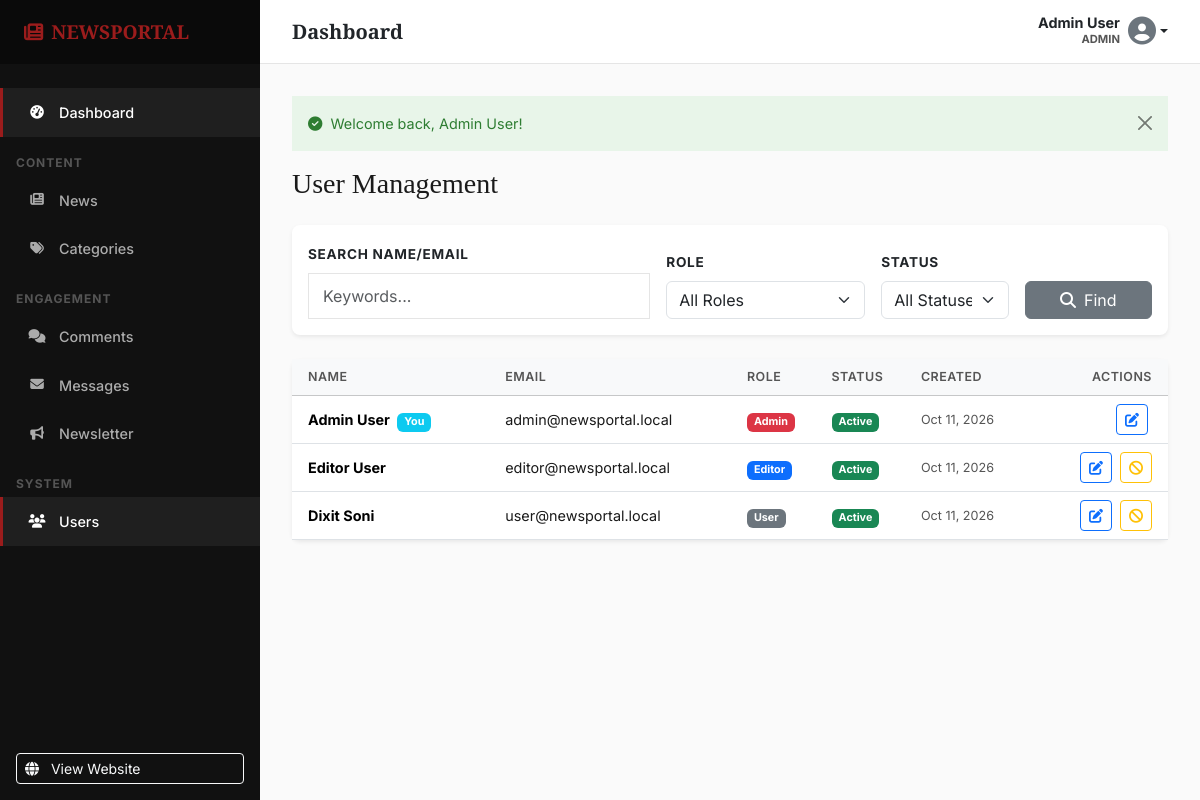
Screenshot of /admin/users/index.php (signed in) with the database file from the repository.
### tables this page shows
CREATE TABLE IF NOT EXISTS `users` (
    `id`            INT UNSIGNED    NOT NULL AUTO_INCREMENT,
    `name`          VARCHAR(100)    NOT NULL,
    `email`         VARCHAR(255)    NOT NULL,
    `password`      VARCHAR(255)    NOT NULL COMMENT 'Stored via password_hash(PASSWORD_DEFAULT)',
    `role`          ENUM('admin', 'editor', 'user') NOT NULL DEFAULT 'user',
    `profile_image` VARCHAR(255)    DEFAULT NULL,
    `status`        ENUM('active', 'inactive') NOT NULL DEFAULT 'active',
    `created_at`    DATETIME        NOT NULL DEFAULT CURRENT_TIMESTAMP,
    `updated_at`    DATETIME        NOT NULL DEFAULT CURRENT_TIMESTAMP ON UPDATE CURRENT_TIMESTAMP,

    PRIMARY KEY (`id`),
    UNIQUE KEY `uk_users_email` (`email`)
);

### includes/auth.php (called while the page is built, shortened)
<?php
function isLoggedIn(): bool
{
    return !empty($_SESSION['user_id']) && !empty($_SESSION['logged_in']);
}
function currentUserId(): ?int
{
    return isLoggedIn() ? (int) $_SESSION['user_id'] : null;
}

### admin/users/index.php (the view, shortened to what this page needs)
<?php
require_once __DIR__ . '/../../includes/functions.php';
require_once __DIR__ . '/../includes/header.php';
$pdo = connectDB();
$q = trim(get('q', ''));
$params = [];
$whereSQL = '';
$page = (int)get('page', 1);
$perPage = 15;
$offset = ($page - 1) * $perPage;
try {
    $sql = "SELECT id, name, email, role, status, created_at FROM users $whereSQL ORDER BY created_at DESC LIMIT $perPage OFFSET $offset";
    $stmt = $pdo->prepare($sql);
    $stmt->execute($params);
    $users = $stmt->fetchAll();
} catch (PDOException $e) {
    setFlashMessage("Failed to retrieve users.", "error");
    $users = [];
    $totalPages = 0;
}
?>
<div class="d-flex justify-content-between align-items-center mb-4">
    <h1 class="h3 mb-0 text-gray-800">User Management</h1>
</div>
<div class="card shadow-sm border-0 mb-4">
    <div class="card-body">
        <form method="GET" action="index.php" class="row g-3 align-items-end">
            <div class="col-md-5">
                <label class="form-label fw-bold">Search Name/Email</label>
                <input type="text" name="q" class="form-control" value="<?= e($q) ?>" placeholder="Keywords...">
            </div>
            <div class="col-md-3">
                <label class="form-label fw-bold">Role</label>
                <select name="role" class="form-select">
                    <option value="">All Roles</option>
                </select>
            </div>
            <div class="col-md-2">
                <label class="form-label fw-bold">Status</label>
                <select name="status" class="form-select">
                    <option value="">All Statuses</option>
                </select>
            </div>
            <div class="col-md-2">
                <button type="submit" class="btn btn-secondary w-100"><i class="fas fa-search me-2"></i>Find</button>
            </div>
        </form>
    </div>
</div>
<div class="card shadow-sm border-0">
    <div class="card-body p-0">
        <div class="table-responsive">
            <table class="table table-hover align-middle mb-0">
                <thead class="table-light">
                    <tr>
                        <th class="px-3">Name</th>
                        <th>Email</th>
                        <th>Role</th>
                        <th>Status</th>
                        <th>Created</th>
                        <th class="text-end px-3">Actions</th>
                    </tr>
                </thead>
                <tbody>
                    <?php if (empty($users)): ?>
                    <tr>
                        <td colspan="6" class="text-center py-4 text-muted">No users found.</td>
                    </tr>
                    <?php else: ?>
                        <?php foreach ($users as $user): ?>
                        <tr>
                            <td class="px-3 fw-bold">
                                <?= e($user['name']) ?>
                                <?php if ($user['id'] === currentUserId()): ?>
                                    <span class="badge bg-info ms-1">You</span>
                                <?php endif; ?>
                            </td>
                            <td><a href="mailto:<?= e($user['email']) ?>" class="text-decoration-none"><?= e($user['email']) ?></a></td>
                            <td>
                                <?php if ($user['role'] === 'admin'): ?>
                                    <span class="badge bg-danger">Admin</span>
                                <?php elseif ($user['role'] === 'editor'): ?>
                                    <span class="badge bg-primary">Editor</span>
                                <?php else: ?>
                                    <span class="badge bg-secondary">User</span>
                                <?php endif; ?>
                            </td>
                            <td>
                                <?php if ($user['status'] === 'active'): ?>
                                    <span class="badge bg-success">Active</span>
                                <?php else: ?>
                                    <span class="badge bg-warning text-dark">Inactive</span>
                                <?php endif; ?>
                            </td>
                            <td class="small text-muted"><?= date('M j, Y', strtotime($user['created_at'])) ?></td>
                            <td class="text-end px-3">
                                <a href="edit.php?id=<?= $user['id'] ?>" class="btn btn-sm btn-outline-primary me-1" title="Edit">
                                    <i class="fas fa-edit"></i>
                                </a>
                                <?php if ($user['id'] !== currentUserId()): ?>
                                    <form method="POST" action="toggle-status.php" class="d-inline">
                                        <button type="submit" class="btn btn-sm btn-outline-<?= $user['status'] === 'active' ? 'warning' : 'success' ?>" title="<?= $user['status'] === 'active' ? 'Deactivate' : 'Activate' ?>">
                                            <i class="fas fa-<?= $user['status'] === 'active' ? 'ban' : 'check-circle' ?>"></i>
                                        </button>
                                    </form>
                                <?php endif; ?>
                            </td>
                        </tr>
                        <?php endforeach; ?>
                    <?php endif; ?>
                </tbody>
            </table>
        </div>
    </div>
</div>
<?php require_once __DIR__ . '/../includes/footer.php'; ?>

### assets/css/style.css (style rules this page uses)
:root { --paper: #FAFAFA; --white: #FFFFFF; --ink: #1A1A1A; --muted: #555555; --line: #E5E5E5; --accent: #9B1C1C; --accent-hover: #7F1414; --soft: #F0F0F0; --dark: #111111; --font-display: 'Playfair Display', Georgia, serif; --font-body: 'Inter', -apple-system, BlinkMacSystemFont, sans-serif; --container-max: 1280px; --container-px: 32px; --radius-xs: 0; --radius-sm: 0; --radius-md: 0; --ease: cubic-bezier(0.25, 1, 0.5, 1); --duration: 300ms; --shadow-sm: none; --shadow-md: none; }
*, *::before, *::after { box-sizing: border-box; }
body { font-family: var(--font-body); color: var(--ink); background-color: var(--white); line-height: 1.6; margin: 0; -webkit-font-smoothing: antialiased; -moz-osx-font-smoothing: grayscale; }
a { color: var(--ink); text-decoration: none; transition: color var(--duration) var(--ease); }
h1, h2, h3, h4, h5, h6 { font-family: var(--font-display); color: var(--ink); font-weight: 700; line-height: 1.2; margin-top: 0; }
.text-muted { color: var(--muted) !important; }
.form-label { font-weight: 600; font-size: 0.85rem; text-transform: uppercase; letter-spacing: 0.05em; }
.form-control { border-radius: 0; border: 1px solid var(--line); padding: 10px 14px; }

### admin/includes/header.php (style rules this page uses)
:root { --admin-sidebar-width: 260px; --admin-header-height: 64px; --color-accent: #C62828; --color-dark: #151515; --color-border: #D9D6CF; --color-bg: #F5F3EE; --color-surface: #FFFFFF; --color-text: #111111; --color-text-light: #6B6B6B; --font-heading: 'Playfair Display', Georgia, serif; --font-body: 'Inter', -apple-system, sans-serif; --transition-base: all 250ms cubic-bezier(0.4, 0, 0.2, 1); }
body { font-family: var(--font-body); background-color: var(--color-bg); }
.card { border: 1px solid var(--color-border); border-radius: 8px; }
.table { font-size: 0.9rem; }
.table th { font-weight: 600; font-size: 0.78rem; text-transform: uppercase; letter-spacing: 0.5px; color: var(--color-text-light); }

### rows the page displays
users: name "Admin User", shows "You", email "admin@newsportal.local", role "Admin", status "Active", created_at "Oct 11, 2026"
users: name "Editor User", email "editor@newsportal.local", role "Editor", status "Active", created_at "Oct 11, 2026"
users: name "Dixit Soni", email "user@newsportal.local", role "User", status "Active", created_at "Oct 11, 2026"

### other values shown
currentUserName() "Admin User"
currentUserRole() "ADMIN"
$flash['message'] "Welcome back, Admin User!"
